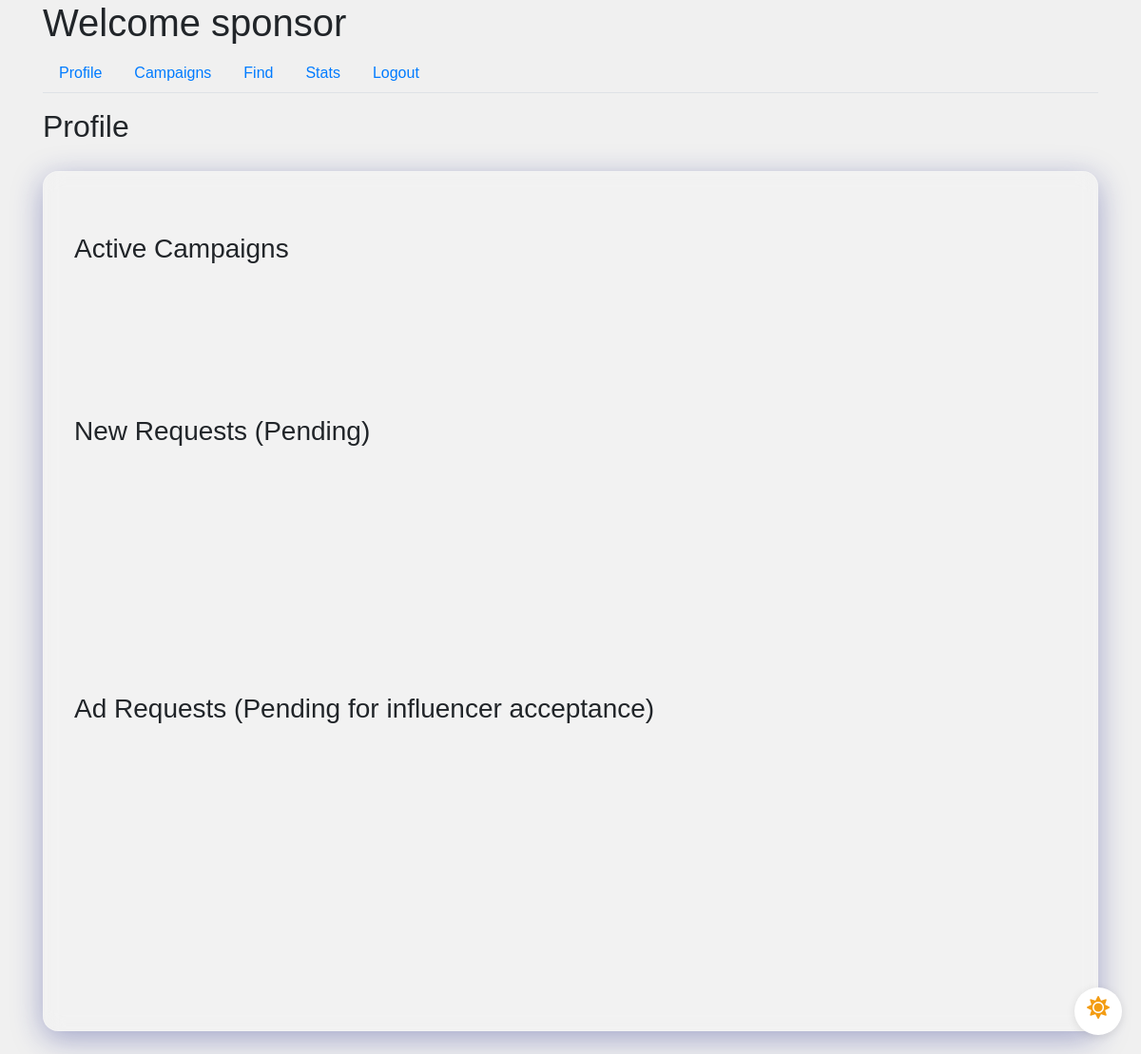
Before: /sponsor/profile (signed in) with the older database file.
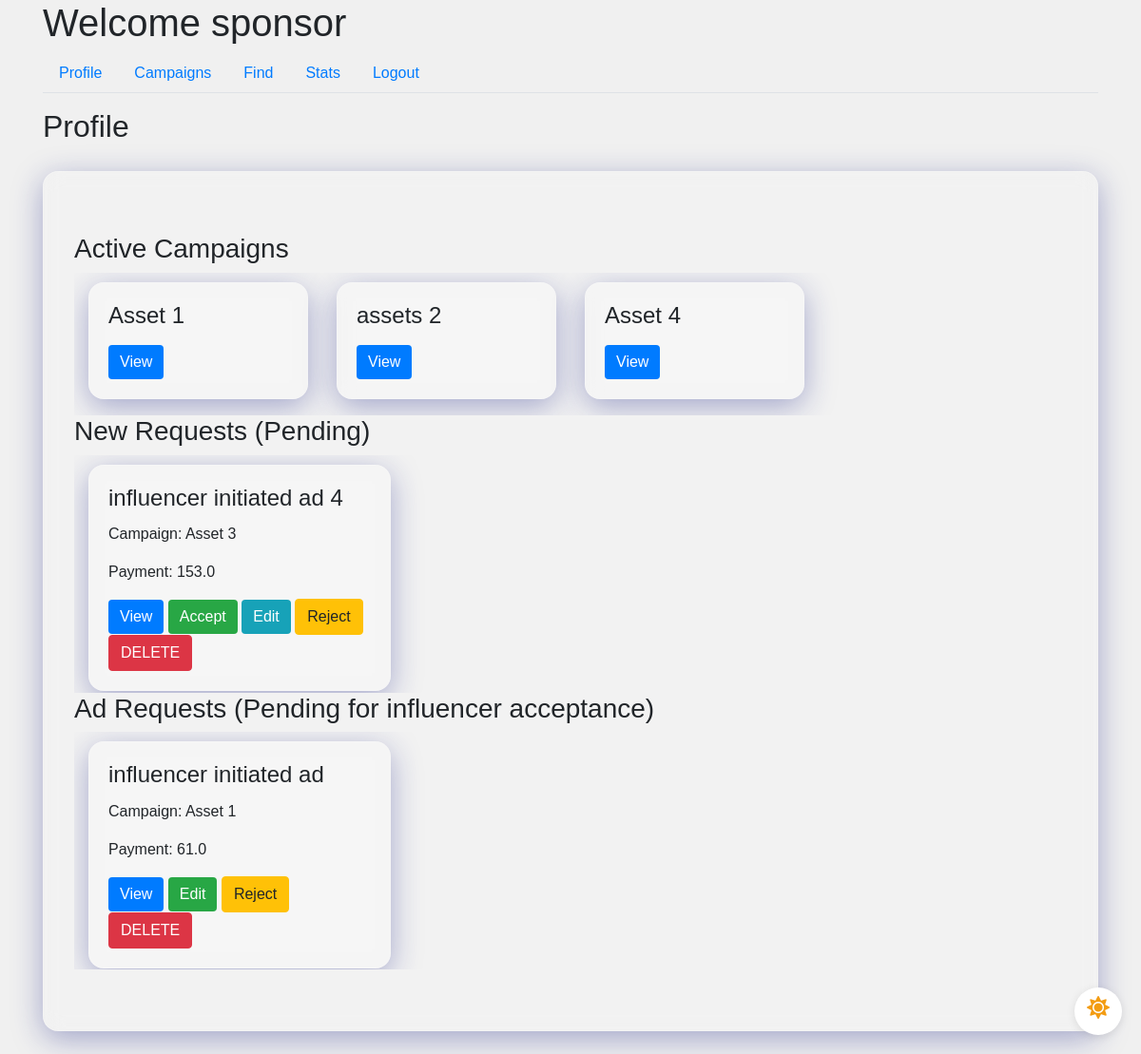
After: the same page with the newer database file.
### app/models.py (models this page shows, shortened)
class Campaign(db.Model):
    id = db.Column(db.Integer, primary_key=True)
    name = db.Column(db.String(100), nullable=False)
    description = db.Column(db.Text, nullable=False)
    budget = db.Column(db.Float, nullable=False)
    visibility = db.Column(db.String(10), nullable=False)  # 'public', 'private'
    start_date = db.Column(db.Date, nullable=False)
    end_date = db.Column(db.Date, nullable=False)
    user_id = db.Column(db.Integer, db.ForeignKey('user.id'), nullable=False)
    ad_requests = db.relationship('AdRequest', backref='campaign', lazy=True)
    flag = db.Column(db.Boolean, default=False, nullable=False)  # Add flag column

class AdRequest(db.Model):
    id = db.Column(db.Integer, primary_key=True)
    campaign_id = db.Column(db.Integer, db.ForeignKey('campaign.id'), nullable=False)
    influencer_id = db.Column(db.Integer, db.ForeignKey('user.id'), nullable=False)
    requirements = db.Column(db.Text, nullable=False)
    payment_amount = db.Column(db.Float, nullable=False)
    status_influencer = db.Column(db.String(10), nullable=False)
    status_sponsor = db.Column(db.String(10), nullable=False)

class User(UserMixin, db.Model):
    id = db.Column(db.Integer, primary_key=True)
    username = db.Column(db.String(64), unique=True, nullable=False)
    email = db.Column(db.String(120), unique=True, nullable=False)
    password_hash = db.Column(db.String(128), nullable=False)
    role = db.Column(db.String(20), nullable=False)
    industry = db.Column(db.String(120))  # For Sponsors
    platforms = db.Column(db.Text)  # For Influencers
    category = db.Column(db.String(120))  # For Influencers
    niche = db.Column(db.String(120))  # For Influencers
    profile_pic = db.Column(db.String(20), nullable=False, default='download.png')
    flag = db.Column(db.Boolean, default=False, nullable=False)  # Add flag column

### app/routes.py (the view)
@main.route('/sponsor/profile')
@login_required
def sponsor_profile():
    if current_user.role != 'sponsor':
        return redirect(url_for('main.dashboard'))
    sponsor = current_user
    active_campaigns = Campaign.query.join(AdRequest, Campaign.id == AdRequest.campaign_id)\
    .filter(Campaign.user_id == sponsor.id, AdRequest.status_sponsor == "Accepted").all()
    new_requests = AdRequest.query.join(Campaign, AdRequest.campaign_id == Campaign.id)\
    .filter(
        Campaign.user_id == sponsor.id,
        AdRequest.status_sponsor == 'Pending', AdRequest.status_influencer != 'Rejected'
    ).all()
    active_influencer = User.query.filter_by(role='influencer').all()
    influencer_pending_request = AdRequest.query.join(Campaign, AdRequest.campaign_id == Campaign.id)\
                              .filter(Campaign.user_id == sponsor.id, AdRequest.status_influencer == 'Pending', AdRequest.status_sponsor != 'Rejected').all()
    return render_template('sponsor_profile.html',
                           sponsor=sponsor,
                           active_campaigns=active_campaigns,
                           active_influencer=active_influencer,
                           new_requests=new_requests,
                           influencer_pending_request=influencer_pending_request)

### app/models.py (called while the page is built)
@login_manager.user_loader
def load_user(user_id):
    return User.query.get(int(user_id))

### app/templates/sponsor_profile.html (shortened to what the changed rows need)
{% extends "sponsor_dashboard.html" %}
{% block tab_content %}
<h2>Profile</h2>
<div class="col-md-13">
    <div class="jumbotron glassmorphism mb-4 animated" id="jumbotron">
            <div class="scrollable-container scrollable-container-custom-height-spon-1">
                <div class="row-container">
                    {% for campaign in active_campaigns %}
                    <div class="col-md-3">
                        <div class="request-box card glassmorphism">
                            <div class="card-body">
                                <h4 class="card-title">{{ campaign.name }}</h4>
                                <button class="btn btn-primary" data-toggle="modal" data-target="#campaignModal" data-id="{{ campaign.id }}">View</button>
                            </div>
                        </div>
                    </div>
                    {% endfor %}
                </div>
            </div>
            <div class="scrollable-container scrollable-container-custom-height-spon-2">
                <div class="row-container">
                    {% for request in new_requests %}
                    <div class="col-md-4">
                        <div class="request-box card glassmorphism">
                            <div class="card-body">
                                <h4 class="card-title">{{ request.requirements }}</h4>
                                <p class="card-text">Campaign: {{ request.campaign.name }}</p>
                                <p class="card-text">Payment: {{ request.payment_amount }}</p>
                                <button class="btn btn-primary" data-toggle="modal" data-target="#adRequestModal" data-id="{{ request.id }}">View</button>
                                {% for influencer in active_influencer %}
                                    {% if request.campaign.flag == 0 and current_user.flag == 0 and influencer.id == request.influencer_id and influencer.flag == 0 %}
                                        <a href="{{ url_for('main.accept_request_sponsor', id=request.id) }}" class="btn btn-success">Accept</a>
                                        <a href="{{ url_for('main.edit_ad_request_spon', id=request.id) }}" class="btn btn-info">Edit</a>
                                        <a href="{{ url_for('main.reject_request_sponsor', id=request.id) }}" class="btn btn-warning">Reject</a>
                                        <a href="{{ url_for('main.delete_ad_request', id=request.id) }}" class="btn btn-danger">DELETE</a>
                                    {% endif %}
                                {% endfor %}
                            </div>
                        </div>
                    </div>
                    {% endfor %}
                </div>
            </div>
        <div class="scrollable-container scrollable-container-custom-height-spon-3">
            <div class="row-container">
                {% for request in influencer_pending_request %}
                <div class="col-md-4">
                    <div class="request-box card glassmorphism">
                        <div class="card-body">
                            <h4 class="card-title">{{ request.requirements }}</h4>
                            <p class="card-text">Campaign: {{ request.campaign.name }}</p>
                            <p class="card-text">Payment: {{ request.payment_amount }}</p>
                            <button class="btn btn-primary" data-toggle="modal" data-target="#adRequestModal" data-id="{{ request.id }}">View</button>
                            {% for influencer in active_influencer %}
                                {% if request.campaign.flag == 0 and current_user.flag == 0 and influencer.id == request.influencer_id and influencer.flag == 0 %}
                                    <a href="{{ url_for('main.edit_ad_request_spon', id=request.id) }}" class="btn btn-success">Edit</a>
                                    <a href="{{ url_for('main.reject_request_sponsor', id=request.id) }}" class="btn btn-warning">Reject</a>
                                    <a href="{{ url_for('main.delete_campaign', id=request.id) }}" class="btn btn-danger">DELETE</a>
                                {% endif %}
                            {% endfor %}
                        </div>
                    </div>
                </div>
                {% endfor %}
            </div>
        </div>
</div>
{% endblock %}

Changed rows visible on the page:
added Campaign: name "Asset 1"
added Campaign: name "assets 2"
added Campaign: name "Asset 4"
added AdRequest: requirements "influencer initiated ad 4", campaign.name "Asset 3", payment_amount "153.0", shown under "New Requests (Pending)"
added AdRequest: requirements "influencer initiated ad", campaign.name "Asset 1", payment_amount "61.0", shown under "Ad Requests (Pending for influencer acceptance)"
